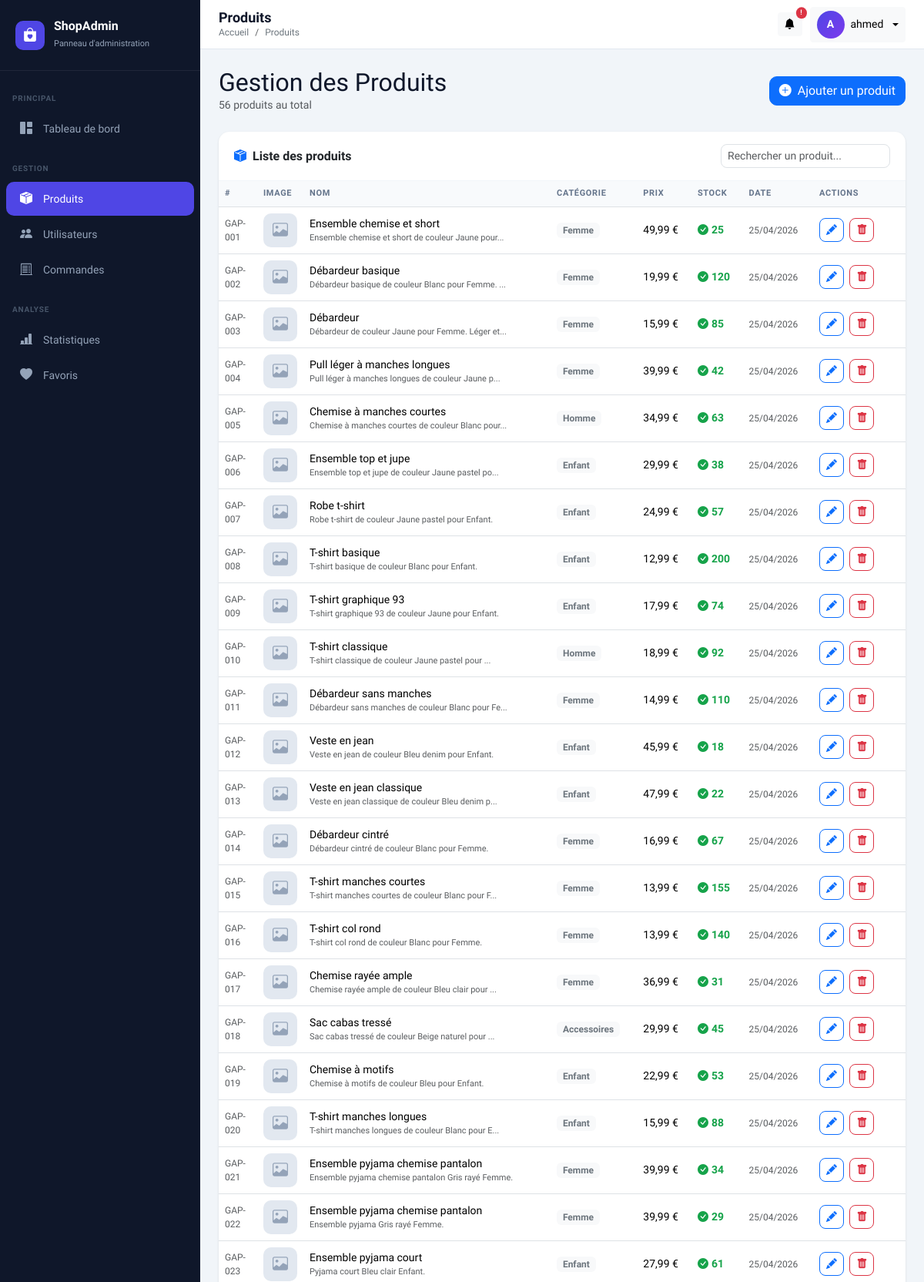
Screenshot of /dashboard-admin-main/index.php?page=products (signed in, upper part) with the database file from the repository.
### tables this page shows
CREATE TABLE `produits` (
  `id` varchar(20) NOT NULL,
  `name` varchar(150) DEFAULT NULL,
  `description` text DEFAULT NULL,
  `price` decimal(10,2) DEFAULT NULL,
  `stock` int(11) DEFAULT NULL,
  `sku` varchar(100) DEFAULT NULL,
  `image_path` varchar(255) DEFAULT NULL,
  `category_id` int(11) DEFAULT NULL,
  `color_id` int(11) DEFAULT NULL,
  `created_at` timestamp NOT NULL DEFAULT current_timestamp() ON UPDATE current_timestamp()
);

CREATE TABLE `categories` (
  `id` int(11) NOT NULL,
  `name` varchar(100) DEFAULT NULL
);

### dashboard-admin-main/controllers/ProductController.php (called while the page is built, shortened)
<?php
require_once __DIR__ . '/../models/Product.php';
class ProductController {
    private Product $model;
    public function __construct() {
        $this->model = new Product();
    }
    public function index(): void {
        $products  = $this->model->getAll();
        require __DIR__ . '/../views/products/index.php';
    }
}

### dashboard-admin-main/config/database.php (called while the page is built, shortened)
<?php
class Database {
    private static ?PDO $instance = null;
    public static function getInstance(): PDO {
        if (self::$instance === null) {
            $dsn = "mysql:host=" . DB_HOST . ";dbname=" . DB_NAME . ";charset=" . DB_CHARSET;
            $options = [
                PDO::ATTR_ERRMODE            => PDO::ERRMODE_EXCEPTION,
                PDO::ATTR_DEFAULT_FETCH_MODE => PDO::FETCH_ASSOC,
                PDO::ATTR_EMULATE_PREPARES   => false,
            ];
            try {
                self::$instance = new PDO($dsn, DB_USER, DB_PASS, $options);
            } catch (PDOException $e) {
                error_log("Erreur connexion DB : " . $e->getMessage());
                die(json_encode(['error' => 'Connexion à la base de données échouée.']));
            }
        }
        return self::$instance;
    }
}

### dashboard-admin-main/models/Product.php (called while the page is built, shortened)
<?php
require_once __DIR__ . '/../config/database.php';
class Product {
    private PDO $db;
    public function __construct() {
        $this->db = Database::getInstance();
    }
    public function getAll(): array {
        $stmt = $this->db->query("
            SELECT p.*, c.name AS category_name
            FROM produits p
            LEFT JOIN categories c ON p.category_id = c.id
            ORDER BY p.created_at DESC
        ");
        return $stmt->fetchAll();
    }
}

### dashboard-admin-main/views/products/index.php (the view, shortened to what this page needs)
<?php
require_once __DIR__ . '/../../includes/header.php';
require_once __DIR__ . '/../../includes/sidebar.php';
?>
<div class="main-wrapper">
    <?php require_once __DIR__ . '/../../includes/navbar.php'; ?>
    <div class="content-area">
        <div class="d-flex justify-content-between align-items-center mb-4">
            <div>
                <h2 class="fw-800 mb-0" style="color:#0f172a;">Gestion des Produits</h2>
                <p class="text-muted mb-0" style="font-size:14px;"><?= count($products) ?> produits au total</p>
            </div>
            <a href="index.php?page=products&action=create" class="btn btn-primary d-flex align-items-center gap-2" style="border-radius:10px;">
                <i class="bi bi-plus-circle-fill"></i>
                Ajouter un produit
            </a>
        </div>
        <div class="card">
            <div class="card-header">
                <div class="d-flex justify-content-between align-items-center">
                    <span><i class="bi bi-box-seam-fill me-2 text-primary"></i>Liste des produits</span>
                    <input type="text" id="searchInput" class="form-control form-control-sm"
                           placeholder="Rechercher un produit..."
                           style="max-width:220px;border-radius:8px;">
                </div>
            </div>
            <div class="table-responsive">
                <table class="table mb-0" id="productsTable">
                    <thead>
                        <tr>
                            <th style="width:50px;">#</th>
                            <th style="width:60px;">Image</th>
                            <th>Nom</th>
                            <th>Catégorie</th>
                            <th>Prix</th>
                            <th>Stock</th>
                            <th>Date</th>
                            <th style="width:120px;">Actions</th>
                        </tr>
                    </thead>
                    <tbody>
                        <?php if (empty($products)): ?>
                        <tr>
                            <td colspan="8" class="text-center py-5 text-muted">
                                <i class="bi bi-box-seam fs-1 d-block mb-2"></i>
                                Aucun produit trouvé.
                            </td>
                        </tr>
                        <?php else: ?>
                        <?php foreach ($products as $p): ?>
                        <tr>
                            <td class="text-muted" style="font-size:12px;"><?= $p['id'] ?></td>
                            <td>
                                <?php if (!empty($p['image_path']) && file_exists(__DIR__ . '/../../' . $p['image_path'])): ?>
                                    <img src="../../<?= htmlspecialchars($p['image_path']) ?>"
                                         class="product-img-thumb" alt="">
                                <?php else: ?>
                                    <div class="product-img-placeholder">
                                        <i class="bi bi-image"></i>
                                    </div>
                                <?php endif; ?>
                            </td>
                            <td>
                                <span class="fw-600"><?= htmlspecialchars($p['name']) ?></span>
                                <?php if (!empty($p['description'])): ?>
                                <div class="text-muted" style="font-size:11px;">
                                    <?= mb_strimwidth(htmlspecialchars($p['description']), 0, 50, '...') ?>
                                </div>
                                <?php endif; ?>
                            </td>
                            <td>
                                <span class="badge bg-light text-secondary" style="font-size:12px;">
                                    <?= htmlspecialchars($p['category_name'] ?? '—') ?>
                                </span>
                            </td>
                            <td class="fw-700"><?= number_format($p['price'], 2, ',', ' ') ?> €</td>
                            <td>
                                <?php
                                $stock = (int)$p['stock'];
                                $cls   = $stock === 0 ? 'stock-zero' : ($stock <= 5 ? 'stock-low' : 'stock-ok');
                                $icon  = $stock === 0 ? 'bi-x-circle-fill' : ($stock <= 5 ? 'bi-exclamation-circle-fill' : 'bi-check-circle-fill');
                                ?>
                                <span class="<?= $cls ?>">
                                    <i class="bi <?= $icon ?> me-1"></i><?= $stock ?>
                                </span>
                            </td>
                            <td class="text-muted" style="font-size:12px;">
                                <?= date('d/m/Y', strtotime($p['created_at'])) ?>
                            </td>
                            <td>
                                <a href="index.php?page=products&action=edit&id=<?= $p['id'] ?>"
                                   class="btn btn-sm btn-outline-primary me-1" title="Modifier" style="border-radius:8px;">
                                    <i class="bi bi-pencil-fill"></i>
                                </a>
                                <button class="btn btn-sm btn-outline-danger"
                                        onclick="confirmDelete(<?= $p['id'] ?>, '<?= htmlspecialchars(addslashes($p['name'])) ?>')"
                                        title="Supprimer" style="border-radius:8px;">
                                    <i class="bi bi-trash-fill"></i>
                                </button>
                            </td>
                        </tr>
                        <?php endforeach; ?>
                        <?php endif; ?>
                    </tbody>
                </table>
            </div>
        </div>
    </div>
</div>
<?php require_once __DIR__ . '/../../includes/footer.php'; ?>

### dashboard-admin-main/includes/header.php (style rules this page uses)
:root { --sidebar-width: 260px; --primary: #4f46e5; --primary-dark: #3730a3; --primary-light: #ede9fe; --sidebar-bg: #0f172a; --sidebar-text: #94a3b8; --sidebar-active: #4f46e5; --body-bg: #f1f5f9; --card-shadow: 0 1px 3px 0 rgba(0,0,0,.1), 0 1px 2px -1px rgba(0,0,0,.1); }
* { font-family: 'Plus Jakarta Sans', sans-serif; }
body { background: var(--body-bg); }
.main-wrapper { margin-left: var(--sidebar-width); min-height: 100vh; display: flex; flex-direction: column; }
.content-area { padding: 24px; flex: 1; }
.card { border: none; border-radius: 14px; box-shadow: var(--card-shadow); }
.card-header { background: transparent; border-bottom: 1px solid #f1f5f9; font-weight: 700; padding: 16px 20px; }
.table th { font-size: 11px; font-weight: 700; text-transform: uppercase; letter-spacing: .06em; color: #64748b; background: #f8fafc; }
.table td { vertical-align: middle; font-size: 14px; }
.product-img-placeholder { width: 44px; height: 44px; border-radius: 10px; background: #e2e8f0; display: flex; align-items: center; justify-content: center; color: #94a3b8; font-size: 20px; }
.stock-ok { color: #16a34a; font-weight: 700; }

### rows the page displays
produits: id "GAP-001", name "Ensemble chemise et short", description "Ensemble chemise et short de couleur Jaune pour...", category.name "Femme", price "49,99", stock "25", created_at "25/04/2026"
produits: id "GAP-002", name "Débardeur basique", description "Débardeur basique de couleur Blanc pour Femme. ...", category.name "Femme", price "19,99", stock "120", created_at "25/04/2026"
produits: id "GAP-003", name "Débardeur", description "Débardeur de couleur Jaune pour Femme. Léger et...", category.name "Femme", price "15,99", stock "85", created_at "25/04/2026"
produits: id "GAP-004", name "Pull léger à manches longues", description "Pull léger à manches longues de couleur Jaune p...", category.name "Femme", price "39,99", stock "42", created_at "25/04/2026"
produits: id "GAP-005", name "Chemise à manches courtes", description "Chemise à manches courtes de couleur Blanc pour...", category.name "Homme", price "34,99", stock "63", created_at "25/04/2026"
produits: id "GAP-006", name "Ensemble top et jupe", description "Ensemble top et jupe de couleur Jaune pastel po...", category.name "Enfant", price "29,99", stock "38", created_at "25/04/2026"
produits: id "GAP-007", name "Robe t-shirt", description "Robe t-shirt de couleur Jaune pastel pour Enfant.", category.name "Enfant", price "24,99", stock "57", created_at "25/04/2026"
produits: id "GAP-008", name "T-shirt basique", description "T-shirt basique de couleur Blanc pour Enfant.", category.name "Enfant", price "12,99", stock "200", created_at "25/04/2026"
produits: id "GAP-009", name "T-shirt graphique 93", description "T-shirt graphique 93 de couleur Jaune pour Enfant.", category.name "Enfant", price "17,99", stock "74", created_at "25/04/2026"
produits: id "GAP-010", name "T-shirt classique", description "T-shirt classique de couleur Jaune pastel pour ...", category.name "Homme", price "18,99", stock "92", created_at "25/04/2026"
produits: id "GAP-011", name "Débardeur sans manches", description "Débardeur sans manches de couleur Blanc pour Fe...", category.name "Femme", price "14,99", stock "110", created_at "25/04/2026"
produits: id "GAP-012", name "Veste en jean", description "Veste en jean de couleur Bleu denim pour Enfant.", category.name "Enfant", price "45,99", stock "18", created_at "25/04/2026"
produits: id "GAP-013", name "Veste en jean classique", description "Veste en jean classique de couleur Bleu denim p...", category.name "Enfant", price "47,99", stock "22", created_at "25/04/2026"
produits: id "GAP-014", name "Débardeur cintré", description "Débardeur cintré de couleur Blanc pour Femme.", category.name "Femme", price "16,99", stock "67", created_at "25/04/2026"
produits: id "GAP-015", name "T-shirt manches courtes", description "T-shirt manches courtes de couleur Blanc pour F...", category.name "Femme", price "13,99", stock "155", created_at "25/04/2026"
produits: id "GAP-016", name "T-shirt col rond", description "T-shirt col rond de couleur Blanc pour Femme.", category.name "Femme", price "13,99", stock "140", created_at "25/04/2026"
produits: id "GAP-017", name "Chemise rayée ample", description "Chemise rayée ample de couleur Bleu clair pour ...", category.name "Femme", price "36,99", stock "31", created_at "25/04/2026"
produits: id "GAP-018", name "Sac cabas tressé", description "Sac cabas tressé de couleur Beige naturel pour ...", category.name "Accessoires", price "29,99", stock "45", created_at "25/04/2026"
produits: id "GAP-019", name "Chemise à motifs", description "Chemise à motifs de couleur Bleu pour Enfant.", category.name "Enfant", price "22,99", stock "53", created_at "25/04/2026"
produits: id "GAP-020", name "T-shirt manches longues", description "T-shirt manches longues de couleur Blanc pour E...", category.name "Enfant", price "15,99", stock "88", created_at "25/04/2026"
produits: id "GAP-021", name "Ensemble pyjama chemise pantalon", description "Ensemble pyjama chemise pantalon Gris rayé Femme.", category.name "Femme", price "39,99", stock "34", created_at "25/04/2026"
produits: id "GAP-022", name "Ensemble pyjama chemise pantalon", description "Ensemble pyjama Gris rayé Femme.", category.name "Femme", price "39,99", stock "29", created_at "25/04/2026"
produits: id "GAP-023", name "Ensemble pyjama court", description "Pyjama court Bleu clair Enfant.", category.name "Enfant", price "27,99", stock "61", created_at "25/04/2026"

### other values shown
$pageTitle "Produits"
$breadcrumb "Produits"
substr($_SESSION['admin_name'] ?? 'A', 0, 1) "A"
$_SESSION['admin_name'] "ahmed"
count($products) "56"
